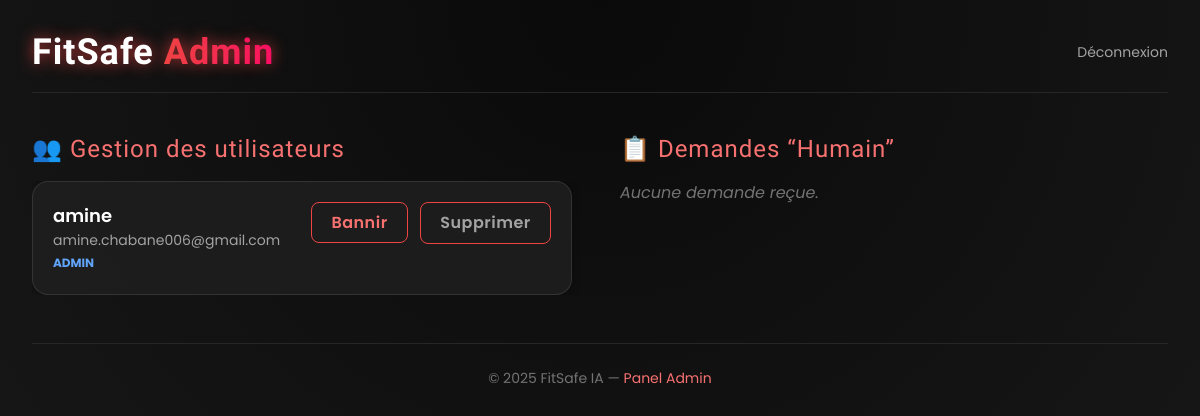
The page /admin_dashboard (signed in) on the database as committed earlier.
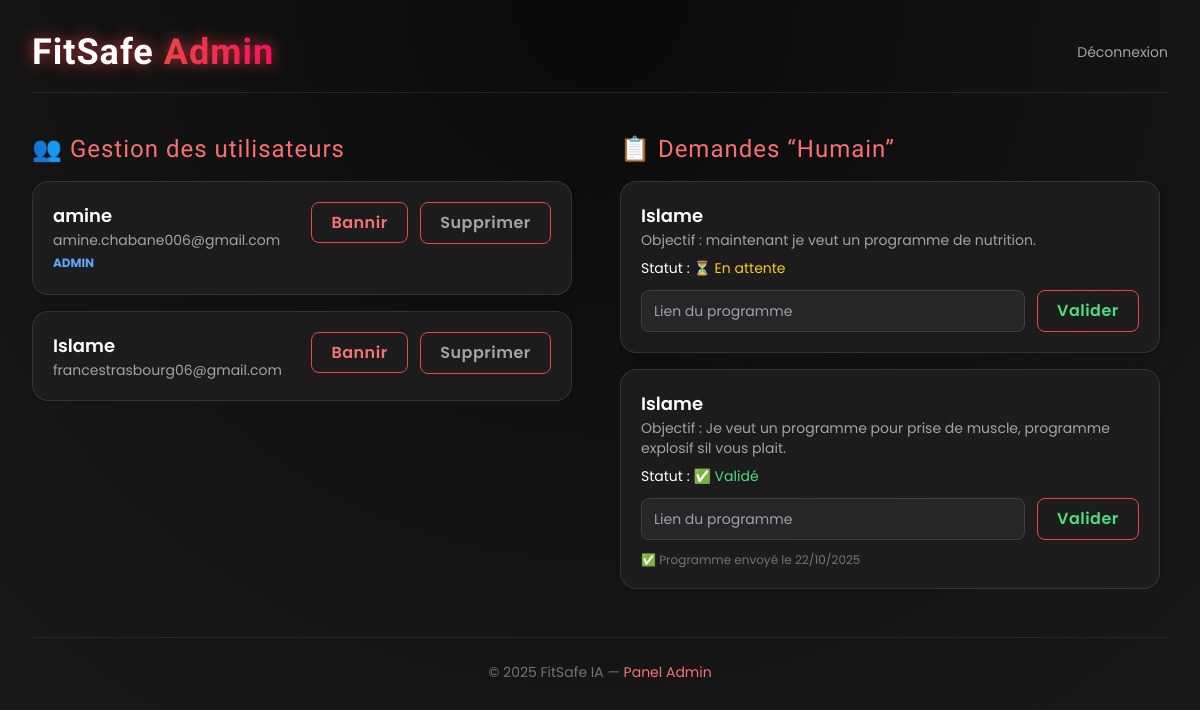
The same page on the database as committed later.
### app.py (models this page shows)
class User(bd.Model, UserMixin):
    id = bd.Column(bd.Integer, primary_key=True)
    nom = bd.Column(bd.String(100), nullable=False)
    email = bd.Column(bd.String(120), unique=True, nullable=False)
    password = bd.Column(bd.String(256), nullable=False)
    age = bd.Column(bd.Integer, nullable=True)
    taille = bd.Column(bd.Float, nullable=True)
    poids = bd.Column(bd.Float, nullable=True)
    niveau = bd.Column(bd.String(50), nullable=True)
    confirmed = bd.Column(bd.Boolean, default=False)
    latitude = bd.Column(bd.Float, nullable=True)
    longitude = bd.Column(bd.Float, nullable=True)
    is_admin = bd.Column(bd.Boolean, default=False)
    is_banned = bd.Column(bd.Boolean, default=False)
    date_created = bd.Column(bd.DateTime, default=datetime.utcnow)

class ProgramRequest(bd.Model):
    id = bd.Column(bd.Integer, primary_key=True)
    user_id = bd.Column(bd.Integer, bd.ForeignKey("user.id"), nullable=False)
    objectif = bd.Column(bd.Text, nullable=False)
    status = bd.Column(bd.String(50), default="En attente")
    response_link = bd.Column(bd.String(255), nullable=True)
    response_date = bd.Column(bd.DateTime, nullable=True)
    created_at = bd.Column(bd.DateTime, default=datetime.utcnow)
    user = bd.relationship("User", backref="requests", lazy=True)

### app.py (the view)
@app.route("/admin_dashboard")
@login_required
@admin_required
def admin_dashboard():
    users = User.query.all()
    demandes = ProgramRequest.query.order_by(ProgramRequest.created_at.desc()).all()
    return render_template("admin_dashboard.html", users=users, demandes=demandes)

### app.py (called while the page is built)
@login_manager.user_loader
def load_user(user_id):
    return User.query.get(int(user_id))

def admin_required(func):
    from functools import wraps
    @wraps(func)
    def decorated_view(*args, **kwargs):
        if not current_user.is_authenticated or not current_user.is_admin:
            abort(403)
        return func(*args, **kwargs)
    return decorated_view

@app.context_processor
def inject_csrf_token():
    from flask_wtf.csrf import generate_csrf
    return dict(csrf_token=generate_csrf)

### templates/admin_dashboard.html (shortened to what this page needs)
<!DOCTYPE html>
<html lang="fr">
  <head>
    <script src="https://cdn.tailwindcss.com"></script>
  </head>
  <body class="p-8">
    <header
      class="flex justify-between items-center border-b border-neutral-800 pb-5 mb-10"
    >
      <h1 class="text-4xl font-bold glow">
        FitSafe <span class="nav-link-glow">Admin</span>
      </h1>
      <a
        href="{{ url_for('logout') }}"
        class="text-neutral-400 hover:text-red-500 transition text-sm"
        >Déconnexion</a
      >
    </header>
    <main class="grid grid-cols-1 lg:grid-cols-2 gap-10">
      <section>
        <h2 class="text-2xl mb-4 text-red-400 font-orbitron">
          👥 Gestion des utilisateurs
        </h2>
        <div class="overflow-y-auto max-h-[75vh] space-y-4 pr-2">
          {% for user in users %}
          <div
            class="card p-5 flex justify-between items-start hover:shadow-lg transition"
          >
            <div>
              <a
                href="{{ url_for('admin_user_detail', user_id=user.id) }}"
                class="hover:text-red-400 font-semibold text-lg transition"
              >
                {{ user.nom }}
              </a>
              <p class="text-neutral-400 text-sm">{{ user.email }}</p>
              {% if user.is_admin %}
              <span class="text-blue-400 text-xs font-bold">ADMIN</span>
              {% endif %}
            </div>
            <div class="space-x-2">
              {% if not user.is_banned %}
              <a
                href="{{ url_for('ban_user', user_id=user.id) }}"
                class="btn text-red-400"
                >Bannir</a
              >
              {% else %}
              <a
                href="{{ url_for('unban_user', user_id=user.id) }}"
                class="btn text-green-400"
                >Débannir</a
              >
              {% endif %}
              <form
                method="POST"
                action="{{ url_for('delete_user', user_id=user.id) }}"
                style="display:inline"
              >
                <button type="submit" class="btn text-neutral-400">
                  Supprimer
                </button>
              </form>
            </div>
          </div>
          {% else %}
          <p class="text-neutral-500 italic">
            Aucun utilisateur pour le moment.
          </p>
          {% endfor %}
        </div>
      </section>
      <section>
        <h2 class="text-2xl mb-4 text-red-400 font-orbitron">
          📋 Demandes “Humain”
        </h2>
        <div class="overflow-y-auto max-h-[75vh] space-y-4 pr-2">
          {% for d in demandes %}
          <div class="card p-5">
            <h3 class="font-semibold text-lg">
              {{ d.user.nom if d.user else 'Utilisateur supprimé' }}
            </h3>
            <p class="text-neutral-400 text-sm mb-2">
              Objectif : {{ d.objectif }}
            </p>
            <p class="text-sm mb-3">
              Statut :
              {% if d.status == 'En attente' %}
              <span class="text-yellow-400">⏳ En attente</span>
              {% elif d.status == 'Validé' %}
              <span class="text-green-400">✅ Validé</span>
              {% else %}
              <span class="text-red-400">❌ Refusé</span>
              {% endif %}
            </p>
            <form
              method="POST"
              action="{{ url_for('validate_request', request_id=d.id) }}"
              class="flex gap-3"
            >
              <input
                type="url"
                name="program_link"
                placeholder="Lien du programme"
                class="flex-1 bg-neutral-800 border border-neutral-700 rounded-lg px-3 py-2 text-sm focus:ring-2 focus:ring-red-600 outline-none"
                required
              />
              <button type="submit" class="btn text-green-400">Valider</button>
            </form>
            {% if d.response_link %}
            <p class="text-xs text-neutral-500 mt-3">
              ✅ Programme envoyé le
              {{ d.response_date.strftime('%d/%m/%Y') }}
            </p>
            {% endif %}
          </div>
          {% else %}
          <p class="text-neutral-500 italic">Aucune demande reçue.</p>
          {% endfor %}
        </div>
      </section>
    </main>
    <footer
      class="mt-12 border-t border-neutral-800 pt-6 text-center text-sm text-neutral-500"
    >
      © 2025 FitSafe IA — <span class="text-red-400">Panel Admin</span>
    </footer>
  </body>
</html>

### templates/admin_dashboard.html (style rules this page uses)
body { font-family: "Poppins", sans-serif; background: radial-gradient( circle at top, #0a0a0a 0%, #111 40%, #1a1a1a 100% ); color: #fff; min-height: 100vh; overflow-x: hidden; }
h1, h2 { font-family: "Orbitron", sans-serif; letter-spacing: 1px; }
.glow { text-shadow: 0 0 15px rgba(239, 68, 68, 0.8); }
.nav-link-glow { background: linear-gradient(90deg, #ef4444, #ff006e, #00ffff, #ef4444); background-size: 300%; -webkit-background-clip: text; -webkit-text-fill-color: transparent; animation: glow-shift 4s linear infinite; }
.card { background: rgba(30, 30, 30, 0.9); border: 1px solid rgba(255, 255, 255, 0.1); border-radius: 1rem; transition: all 0.3s ease; box-shadow: 0 0 10px rgba(0, 0, 0, 0.3); }
.btn { border: 1px solid #ef4444; padding: 0.5rem 1.2rem; border-radius: 0.5rem; transition: all 0.25s ease-in-out; font-weight: 600; letter-spacing: 0.5px; }

Rows that differ between the two databases and show on the page:
added User: nom "Islame", email "francestrasbourg06@gmail.com"
added ProgramRequest: user "Islame", objectif "maintenant je veut un programme de nutrition.", status "⏳ En attente"
added ProgramRequest: user "Islame", objectif "Je veut un programme pour prise de muscle, programme explosif sil vous plait.", status "✅ Validé", response_date "22/10/2025"
Other text that changed with them:
text no longer shown: "Aucune demande reçue."
